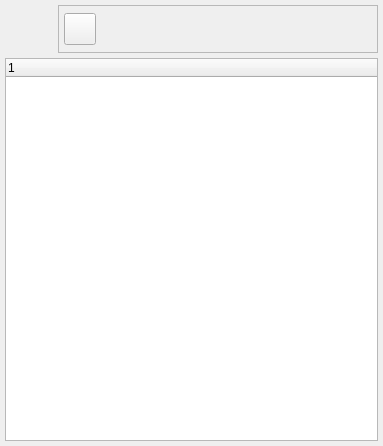
<ui version="4.0" >
 <class>BBloqFechaBase</class>
 <widget class="QWidget" name="BBloqFechaBase" >
  <property name="geometry" >
   <rect>
    <x>0</x>
    <y>0</y>
    <width>383</width>
    <height>446</height>
   </rect>
  </property>
  <property name="windowTitle" >
   <string>Bloquear fechas</string>
  </property>
  <property name="windowIcon" >
   <iconset resource="../../bulmages.qrc" >:/BulmaCont32x32/images/png/i_diario.xpm</iconset>
  </property>
  <layout class="QVBoxLayout" >
   <property name="margin" >
    <number>5</number>
   </property>
   <property name="spacing" >
    <number>5</number>
   </property>
   <item>
    <layout class="QHBoxLayout" >
     <property name="margin" >
      <number>0</number>
     </property>
     <property name="spacing" >
      <number>5</number>
     </property>
     <item>
      <widget class="QLabel" name="label" >
       <property name="minimumSize" >
        <size>
         <width>48</width>
         <height>48</height>
        </size>
       </property>
       <property name="maximumSize" >
        <size>
         <width>48</width>
         <height>48</height>
        </size>
       </property>
       <property name="pixmap" >
        <pixmap resource="../../bulmages.qrc" >:/BulmaCont32x32/images/png/encrypted.png</pixmap>
       </property>
       <property name="scaledContents" >
        <bool>true</bool>
       </property>
      </widget>
     </item>
     <item>
      <widget class="QFrame" name="frame" >
       <property name="frameShape" >
        <enum>QFrame::StyledPanel</enum>
       </property>
       <property name="frameShadow" >
        <enum>QFrame::Raised</enum>
       </property>
       <layout class="QHBoxLayout" >
        <property name="margin" >
         <number>5</number>
        </property>
        <property name="spacing" >
         <number>0</number>
        </property>
        <item>
         <widget class="QToolButton" name="mui_crear" >
          <property name="sizePolicy" >
           <sizepolicy>
            <hsizetype>0</hsizetype>
            <vsizetype>0</vsizetype>
            <horstretch>0</horstretch>
            <verstretch>0</verstretch>
           </sizepolicy>
          </property>
          <property name="minimumSize" >
           <size>
            <width>32</width>
            <height>32</height>
           </size>
          </property>
          <property name="maximumSize" >
           <size>
            <width>32</width>
            <height>32</height>
           </size>
          </property>
          <property name="toolTip" >
           <string>Agregar Ejercicio</string>
          </property>
          <property name="text" >
           <string/>
          </property>
          <property name="icon" >
           <iconset resource="../../bulmages.qrc" >:/Images/document-new.svg</iconset>
          </property>
          <property name="iconSize" >
           <size>
            <width>22</width>
            <height>22</height>
           </size>
          </property>
          <property name="shortcut" >
           <string>Ctrl+N</string>
          </property>
         </widget>
        </item>
        <item>
         <spacer>
          <property name="orientation" >
           <enum>Qt::Horizontal</enum>
          </property>
          <property name="sizeHint" >
           <size>
            <width>40</width>
            <height>20</height>
           </size>
          </property>
         </spacer>
        </item>
       </layout>
      </widget>
     </item>
    </layout>
   </item>
   <item>
    <widget class="QTreeWidget" name="mui_treeWidget" />
   </item>
  </layout>
 </widget>
 <layoutdefault spacing="6" margin="11" />
 <resources>
  <include location="../../bulmages.qrc" />
 </resources>
 <connections/>
</ui>
